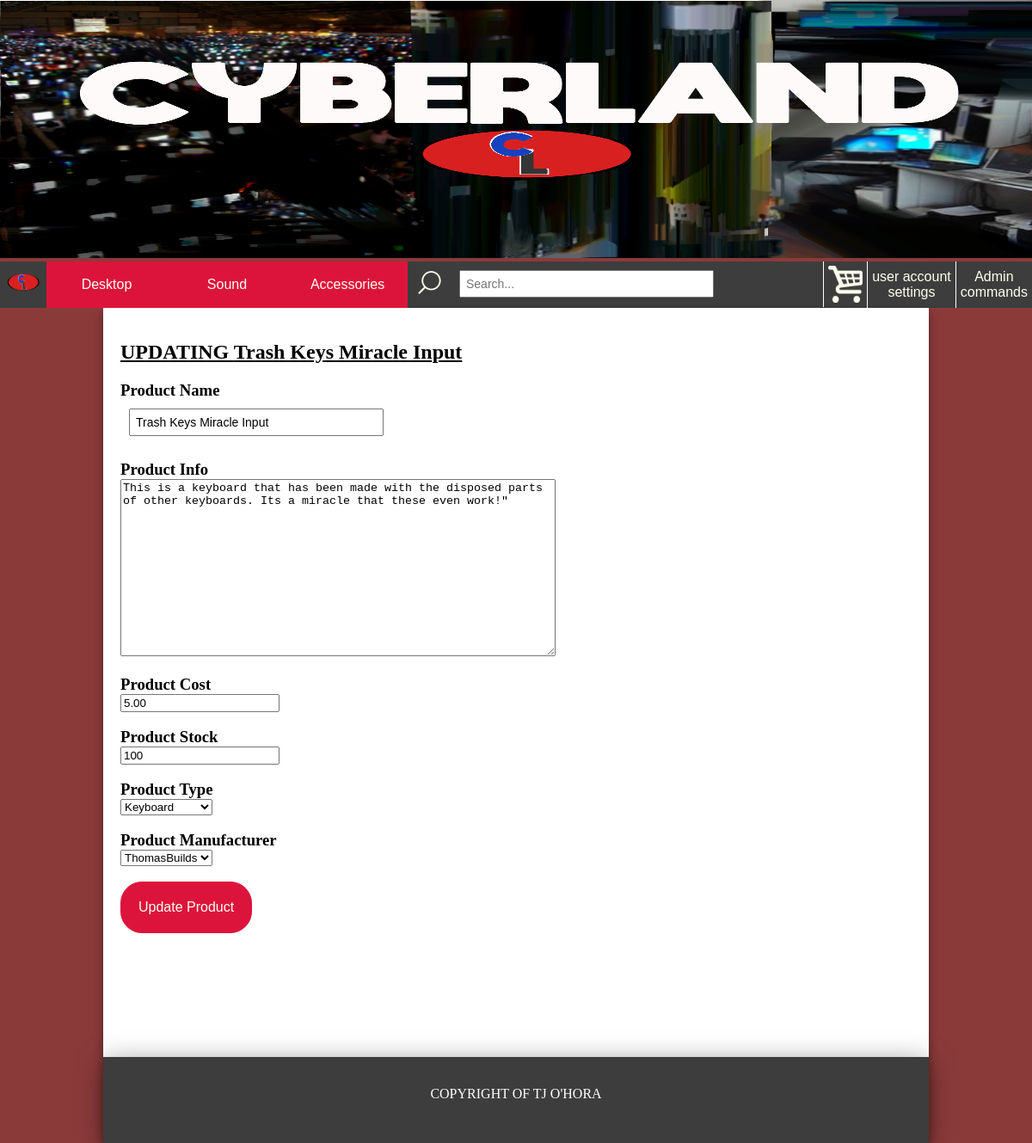
/updateProduct.php?product_ID=3 (signed in), run on the app's committed database.
### tables this page shows
CREATE TABLE `product` (
  `product_ID` int(11) NOT NULL,
  `name` varchar(100) NOT NULL,
  `info` varchar(1000) NOT NULL,
  `cost` decimal(11,2) NOT NULL,
  `product_type_ID` int(11) NOT NULL,
  `manufacturer_ID` int(11) NOT NULL,
  `stock` int(3) NOT NULL
);

CREATE TABLE `product_type` (
  `product_type_ID` int(11) NOT NULL,
  `product_type_info` varchar(100) NOT NULL
);

CREATE TABLE `manufacturer` (
  `manufacturer_ID` int(11) NOT NULL,
  `manufacturer_name` varchar(100) NOT NULL,
  `manufacturer_contact` varchar(100) NOT NULL,
  `manufacturer_contact_2` varchar(100) NOT NULL
);

### updateProduct.php (the view, shortened to what this page needs)
<?php
require 'includes/DB_connection.php';
?>
<!DOCTYPE html>
<html>
    <head>
        <link rel="stylesheet" type="text/css" href="css/common.css">
        <link rel="stylesheet" type="text/css" href="css/adminPage.css">
    </head>
    <body>
        <?php include 'includes/nav.php';?>
        <main id="content">
            <br/>
            <div id="userOptions">
            <?php
            $product = $_GET['product_ID'];
            $query = 'SELECT product.name, product.info, product.cost,product_type.product_type_ID, product_type.product_type_info,manufacturer.manufacturer_name,manufacturer.manufacturer_contact,manufacturer.manufacturer_contact_2, product.stock,product.product_ID'
                    . ' FROM ((product'
                    . ' INNER JOIN manufacturer ON manufacturer.manufacturer_ID = product.manufacturer_ID)'
                    . ' INNER JOIN product_type ON product_type.product_type_ID = product.product_type_ID)'
                    . ' WHERE product_ID=:product';
            $statement = $db->prepare($query);
            $statement->bindValue(':product', $product);
            $statement->execute();
            $all_queries = $statement->fetchAll();
            foreach ($all_queries as $one_query) :
            ?>
                <h2>UPDATING <?php echo $one_query['name'];?></h2>
                <form id="addForm" action="updateProduct2.php?product_ID=<?php echo $one_query['product_ID'];?>" method="post">
                    <h3>Product Name</h3>
                    <input type="text" name="productName" placeholder="Name" value="<?php echo $one_query['name'];?>" required/><br/><br/>
                    <h3>Product Info</h3>
                    <textarea id="productInfo" name="productInfo" placeholder="What is the product? What can it do? What makes it different? Really sell it!"><?php echo $one_query['info'];?></textarea><br/><br/>
                    <h3>Product Cost</h3>
                    <input type="number" name="productCost" placeholder="Cost"  value="<?php echo $one_query['cost'];?>"  required><br/><br/>
                    <h3>Product Stock</h3>
                    <input type="number" name="productStock" placeholder="Stock" value="<?php echo $one_query['stock'];?>" required><br/><br/>
                    <h3>Product Type</h3>
                    <select name="productType" required>
                        <option value="<?php echo $one_query['product_type_ID'];?>"><?php echo $one_query['product_type_info'];?></option>
                    </select><br/><br/>
                    <h3>Product Manufacturer</h3>
                    <select name="productManufacturer" required>
                        <option value="<?php echo $one_query['manufacturer_ID'];?>"><?php echo $one_query['manufacturer_name'];?></option>
                    </select><br/><br/>
                    <input class="userButton" id="updateButton" type='submit' value='Update Product' name='submit' />
                </form>
                <?php
                    endforeach;
                ?>
            </div>
            <br/><br/><br/><br/><br/><br/><br/><br/>
            <footer>
                <?php include 'includes/footer.php';?>
            </footer>
        </main>
    </body>
</html>

### css/common.css (style rules this page uses)
html, body { background-color: #8B3A3A; margin: 0; padding: 0; }
main { background-color: white; width: 960px; margin: 0 auto 0 auto; box-shadow: 0 5px 10px rgba(0,0,0,0.4); }
input[type=text], input[type=password] { padding: 6px; width: 280px; font-size: 14px; margin: 10px; }
footer { background-color: #3D3D3D; height: 100px; box-shadow: 0 5px 30px rgba(0,0,0,0.4); }

### css/adminPage.css (style rules this page uses)
h1,h3 { margin: 0px; }
h2 { margin-bottom: 20px; text-decoration: underline; }
.userButton { background-color: #DC143C; color: ivory; padding: 20px; font-size: 16px; border: 1px #DC143C solid; border-radius: 25px; cursor: pointer; }
#userOptions { margin-left: 20px; }
#productInfo { width: 500px; height: 200px; margin-left: 0px; }

### data on the page
product: name "Trash Keys Miracle Input", productName "Trash Keys Miracle Input", productInfo "This is a keyboard that has been made with the disposed parts of other keyboards. Its a miracle that these even work!\"", productCost "5.00", productStock "100", productType "Keyboard", productManufacturer "ThomasBuilds"
